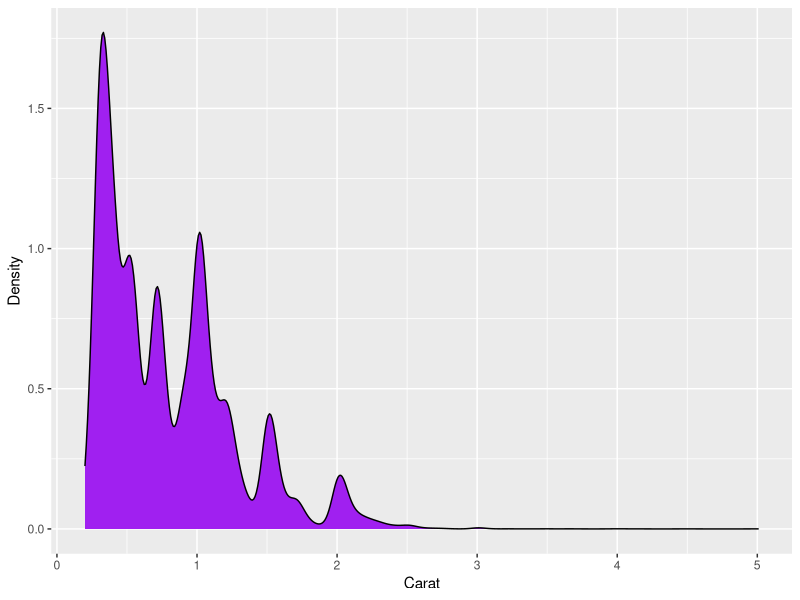
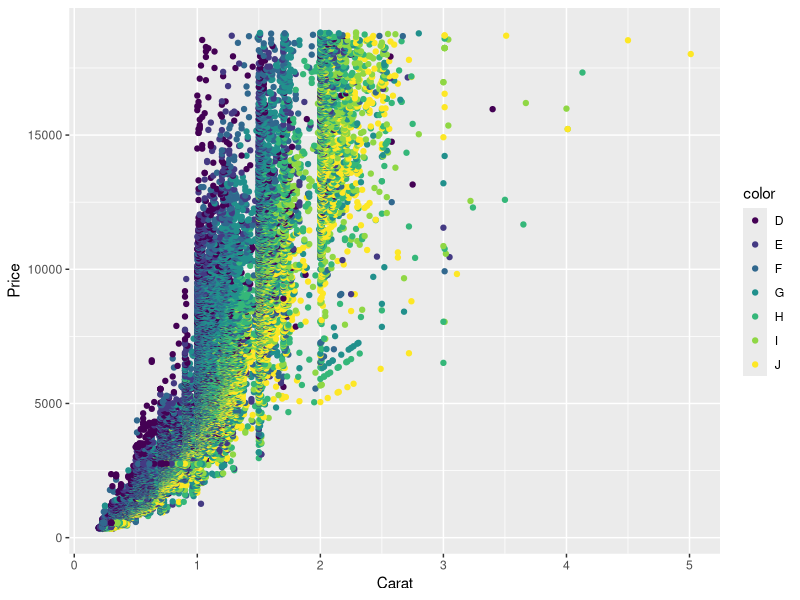
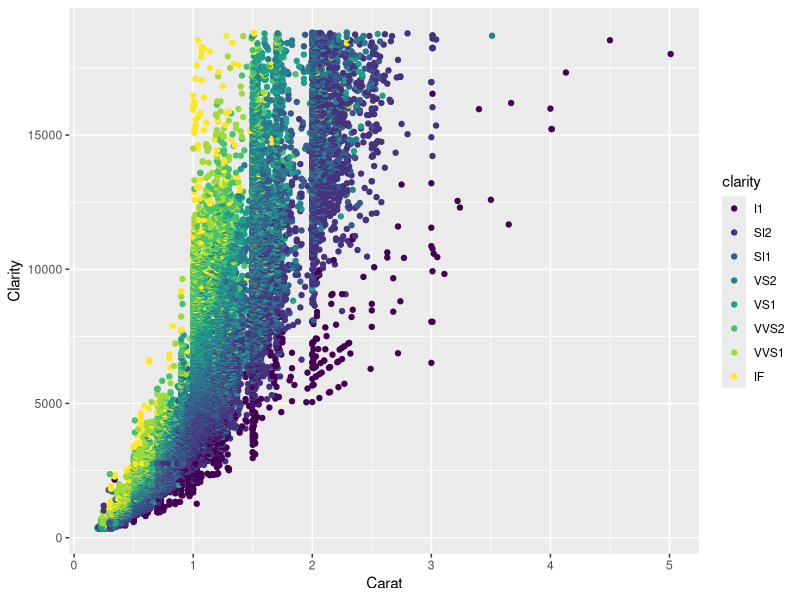
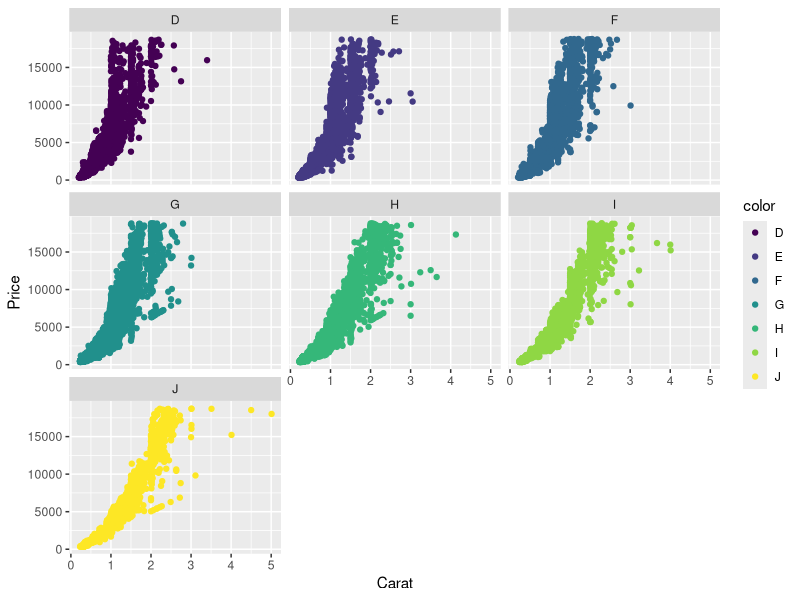
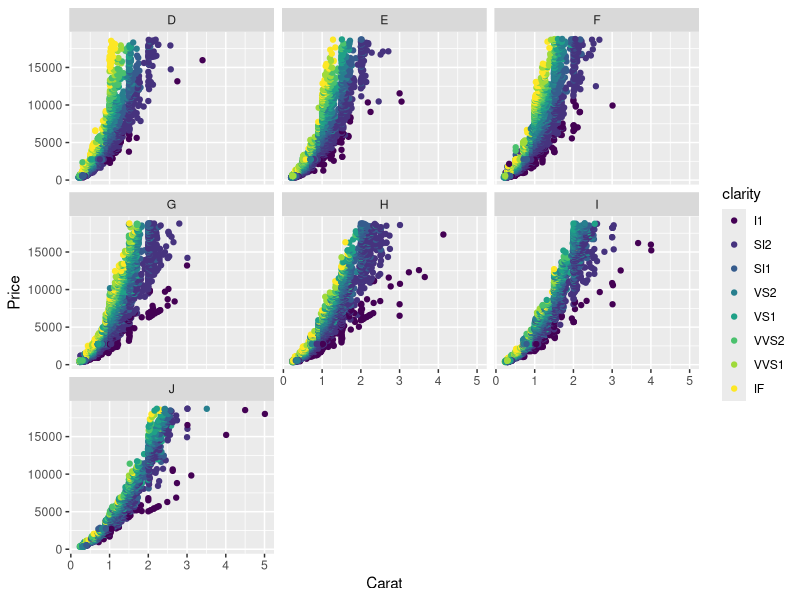
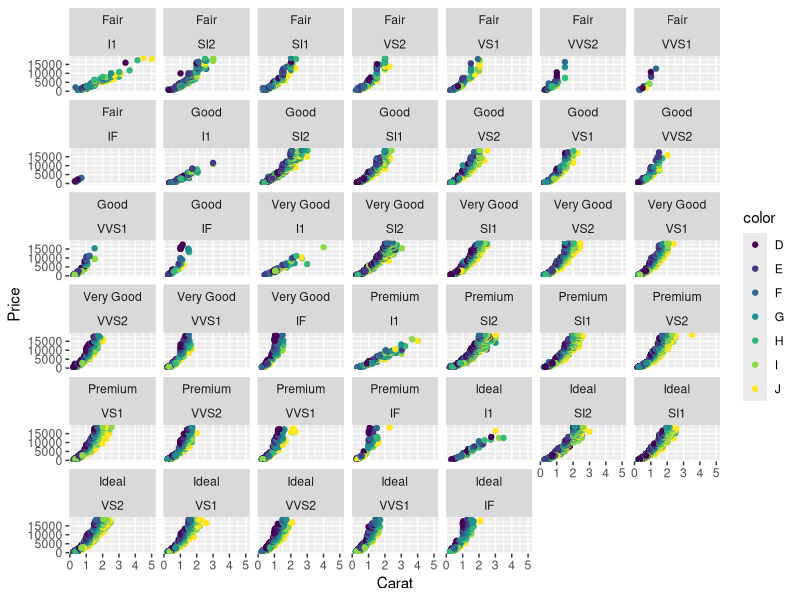
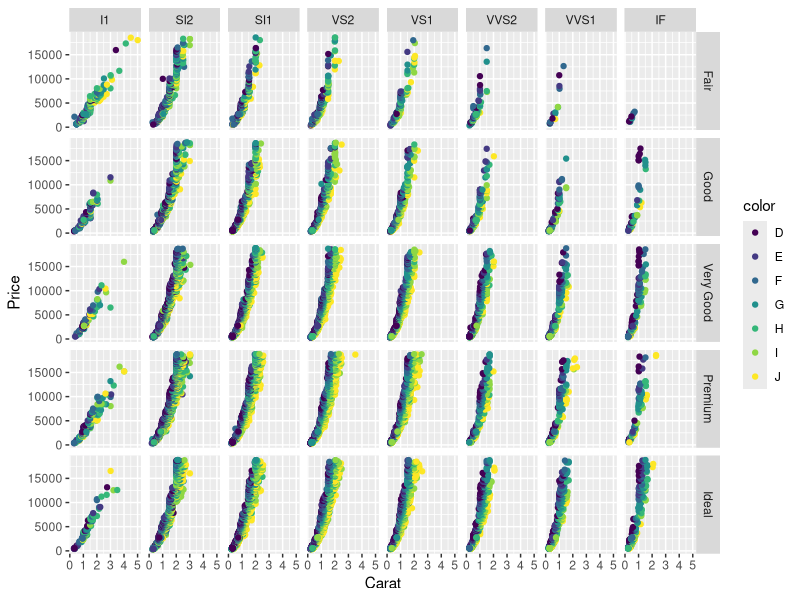

Here is the R script that generated these plots, in order:

install.packages("ggplot2")

library(ggplot2) # Loading the library.
data(diamonds) # Read and preview data.
head(diamonds)

# Density plot - Visualizes the density of observations that fall under a certain range of values.
ggplot(diamonds) + geom_density(aes(x=carat), fill="purple") + xlab("Carat") + ylab("Density")

# Scatter plot (object) - storing data as a ggplot object for future modification, this allows reuse of code or adding layers.
# Plot is based off of diamond color.
a <- ggplot(diamonds, aes(x=carat, y=price)) # Saving as variable a, adding aesthetic to carat and price.
a + geom_point(aes(color=color)) + xlab("Carat") + ylab("Price") # adding layer geom_point with color aesthetic and x,y labels.

# Same plot based on clarity.
a <- ggplot(diamonds, aes(x=carat, y=price))
a + geom_point(aes(color=clarity)) + xlab("Carat") + ylab("Clarity")

# Segmentation of scatter plot for color, carat & price.
# Seperating segments allows for further insight into features and interpretations of the dataset.
a + geom_point(aes(color=color)) + facet_wrap(~color) + xlab("Carat") + ylab("Price")

# Segmentation of scatter plot based on clarity, carat & price.
a + geom_point(aes(color=clarity)) + facet_wrap(~color) + xlab("Carat") + ylab("Price")

# Further Segmentation adding more dimensions & variables.
# Using the dataset object adding aesthetic of color to color vector, adding facet_layer for cut realtion to clarity. X & Y labels.
a + geom_point(aes(color=color)) + facet_wrap(cut ~ clarity) + xlab("Carat") + ylab("Price")

# Separating out segmentations
# Instead of facet_wrap we use facet_grid this forms a matrix of panels defined by row and column faceting variables. I used cut and clarity.
a + geom_point(aes(color=color)) + facet_grid(cut ~ clarity) +xlab("Carat") +ylab("Price")


